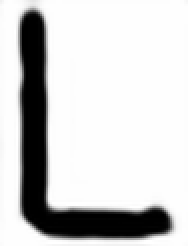
#> input picture data/test/IMG_0740_0.png, 94 x 123 px (shown 2 times larger); its folder holds only this picture in this run
$ python generate_test_dataset.py
#> lines starting #> are read from the running program, lines starting #| are printed output that depends on the picture
### pre_process_image.py
import numpy as np
import cv2
import sys

def pre_process(image):
    final_image = image
    if len(image.shape) == 3:
        final_image = cv2.cvtColor(image, cv2.COLOR_BGR2GRAY)

    final_image = cv2.resize(final_image, (28, 28))
    final_image = final_image.astype(np.float32) / 255.0
    return final_image.flatten()

### generate_test_dataset.py
import os
from pre_process_image import pre_process
import numpy as np
import cv2

TEST_PATH = './data/test/'
SAVING_PATH = './test.csv'

if __name__ == '__main__':
    test_images = sorted(os.listdir(TEST_PATH))

    with open(SAVING_PATH, 'w') as saving_file:
        print('Resetting file')

    labels = None
    with open('./test-label.txt', 'r') as label_file:
#> (reads test-label.txt from the repository)
        labels = ([int(label[:-1]) for label in label_file.readlines()])

    for index, image in enumerate(test_images):
        print('{}'.format(image))
        path = TEST_PATH + image
        img = cv2.imread(path)
#> img is the input picture: shape (123, 94, 3); min 0, max 255, mean 205.3
        flatten = pre_process(img)
#> in pre_process, `final_image = cv2.resize(final_image, (28, 28))`:
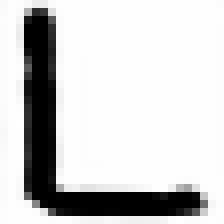
#> final_image: shape (28, 28) (shown 8 times larger); min 0, max 255, mean 205.3
#> flatten = 784 values, max 1 at index 422, min 0 at index 61, mean 0.805
        with open(SAVING_PATH, 'a') as saving_file:
            saving_file.write('{},'.format(labels[index]))
            saving_file.write(','.join(map(str, flatten)) + '\n')
